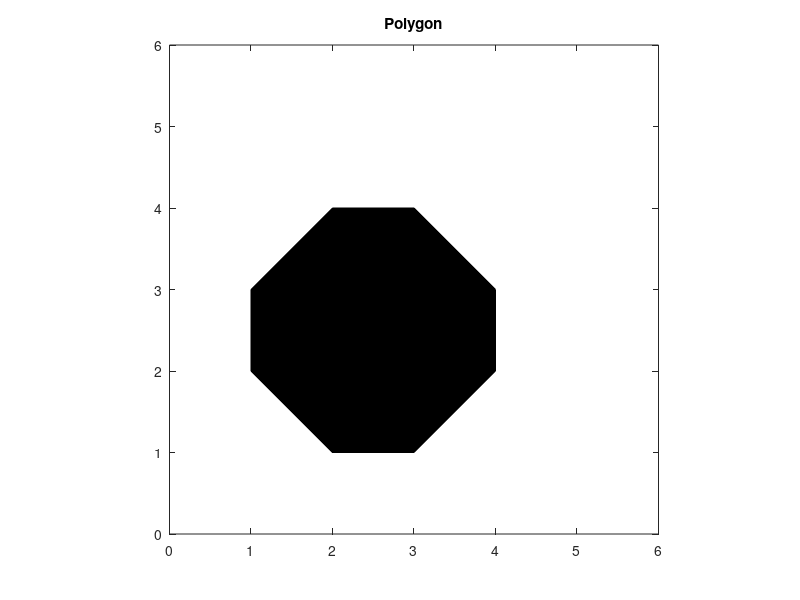

Write MATLAB code to recreate this figure.
figure
x = [1.0, 1.0, 2.0, 3.0, 4.0, 4.0, 3.0, 2.0, 1.0];
y = [2.0, 3.0, 4.0, 4.0, 3.0, 2.0, 1.0, 1.0, 2.0];
fill(x, y, 'k')
hold on

axis([0 6 0 6])
axis square

title('Polygon')